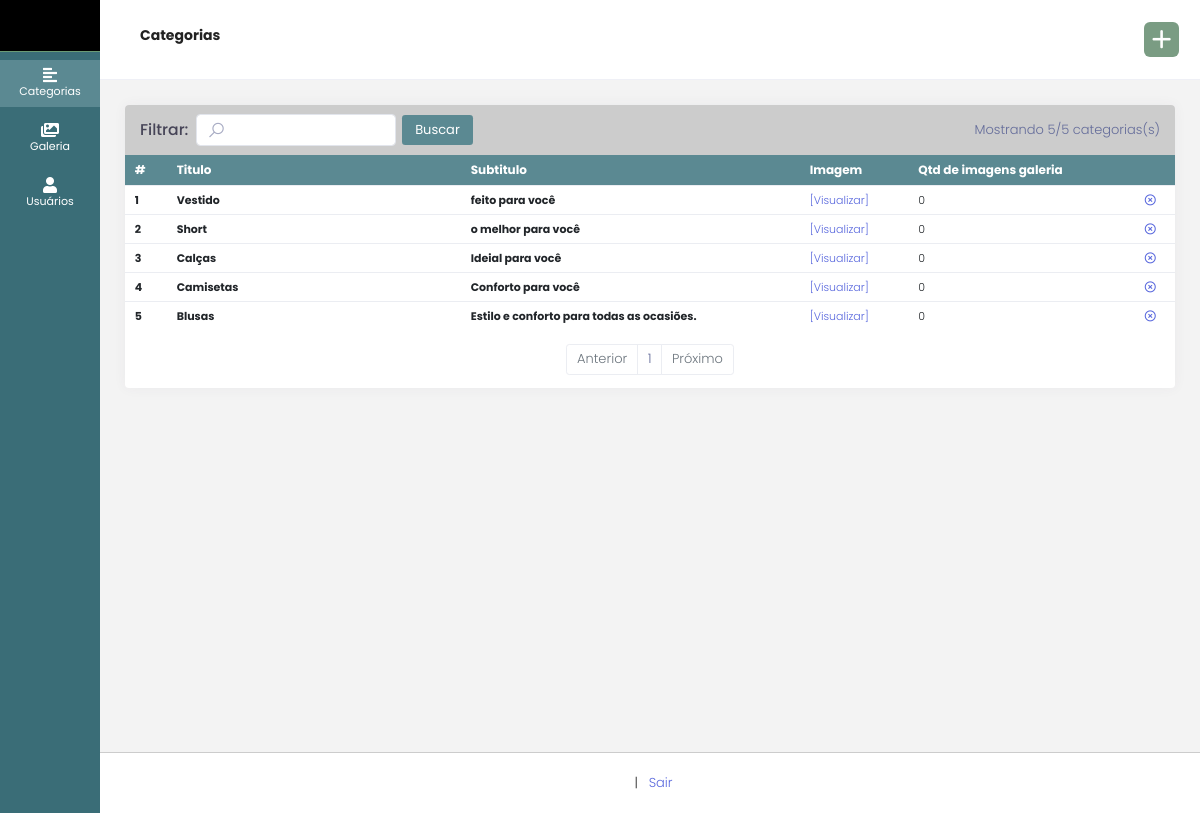
The app's page /sig/categorias (signed in) with its own data.
### tables this page shows
CREATE TABLE `categorias` (
  `id` int NOT NULL AUTO_INCREMENT,
  `imagem` varchar(255) DEFAULT NULL,
  `titulo` varchar(150) NOT NULL,
  `subtitulo` varchar(255) DEFAULT NULL,
  `url` varchar(255) DEFAULT NULL,
  `data` date DEFAULT NULL,
  PRIMARY KEY (`id`)
);

### sig/categorias-lista.php (the view, shortened to what this page needs)
<?php
    include_once("class.php");
    if(receberGET('pg')){
        $pg = receberGET('pg');
    }else if(receberPOST('pg')){
        $pg = receberPOST('pg');
    }else{
        $pg = 1;
    }
    $ordenacao = "categorias.id DESC";
    $where = "";
    $categorias1 = new Categorias();
    $total_categorias1 = $categorias1->contarCategorias();
    $qtd_por_pagina = 50;
    $num_paginas = ceil($total_categorias1/$qtd_por_pagina);
    $limit_pagina = ($pg*$qtd_por_pagina) - $qtd_por_pagina;
    $categorias = new Categorias();
    $oCategorias = $categorias->carregarCategorias($where, $ordenacao, "$limit_pagina, $qtd_por_pagina");
    if($oCategorias){
        $total_categorias = count($oCategorias);
    }
    else{
        $total_categorias = 0;
    }
    $bt_topo[0]['link'] = "categorias?add=1";
    $bt_topo[0]['link_target'] = "";
    $bt_topo[0]['link_title'] = "Adicionar novo Categorias";
    $bt_topo[0]['texto'] = "<span><i class='flaticon2-plus'></i></span>";
    include_once("header.php");
    include_once("menu.php");
    include_once("topo.php");
?>
    <div class="kt-grid__categorias kt-grid__categorias--fluid kt-grid kt-grid--hor">
        <div class="kt-content  kt-grid__categorias kt-grid__categorias--fluid" id="kt_content">
            <div class="row">
                <div class="col-xl-12">
                    <div class="kt-portlet kt-portlet--height-fluid kt-portlet--mobile ">
                        <form name="form_leads" id="form_leads" action="" method="post">
                            <div class="kt-portlet__head kt-portlet__head--lg kt-portlet__head--noborder kt-portlet__head--break-sm">
                                <div class="kt-portlet__head-label">
                                    <h3 class="kt-portlet__head-title">Filtrar:</h3>
                                    <div class="kt-input-icon kt-input-icon--left">
                                        <input type="text" name="busca" id="busca" value="<?=$busca?>" class="form-control" style="width:200px; margin-right:3px;">
                                        <span class="kt-input-icon__icon kt-input-icon__icon--left">
                                            <span><i class="la la-search"></i></span>
                                        </span>
                                    </div>
                                    <button type="submit" class="btn btn-brand">Buscar</button>
                                </div>
                                <div class="kt-portlet__head-label">
                                    Mostrando <?=$total_categorias?>/<?=$total_categorias1?> categorias(s)
                                </div>
                            </div>
                        </form>
                        <div class="kt-portlet__body kt-portlet__body--fit">
                            <table class="table">
                                <thead class="thead-dark">
                                  <tr>
                                    <th>#</th>
                                    <th style="width:28%;">Titulo</th>
                                    <th>Subtitulo</th>
                                    <th>Imagem</th>
                                    <th>Qtd de imagens galeria</th>
                                    <th style="width:40px">&nbsp;</th>
                                  </tr>
                                </thead>
                                <tbody>
                                  <?php
                                    if($oCategorias){
                                        $i=1;
                                        foreach ($oCategorias as $res){
                                            if($res->getImagem() == ""){
                                                $mostra_imagem = "[Sem imagem]";
                                            }else{
                                                $mostra_imagem = "<a href='".urlsite()."/categorias_imagens/".$res->getImagem()."' target='_blank' class='a_link'>[Visualizar]</a>";
                                            }
                                            $Galeria = new Galeria();
                                            $GaleriaQtd = $Galeria->contarGaleria(" AND galeria.id_categoria = '".$res->getID()."'");
                                            ?>
                                            <tr data-href="?id=<?=sha1($res->getID())?>" class="th_click">
                                                <th><?=$i?></th>
                                                <th><?=$res->getTitulo()?></th>
                                                <th><?=$res->getSubtitulo()?></th>
                                                <td><?=$mostra_imagem?></td>
                                                <td><?=$GaleriaQtd?></td>
                                                <td>
                                                    <a href="?del=<?=sha1($res->getID())?>" title="Deletar categorias" onClick="return question('Deseja realmente deletar esse categorias? \nEsta alteração não poderá ser desfeita');" class="a_link"><span><i class="flaticon2-close-cross"></i></span></a>
                                                </td>
                                            </tr>
                                            <?php
                                            $i++;
                                       }
                                    }else{
                                        echo "<tr><td colspan='100' style='text-align:center;'>N&atilde;o h&aacute; dados para exibir</td></tr>";
                                    }
                                  ?>
                                </tbody>
                            </table>
                            <?php
                                if($oCategorias){
                                    $Paginacao = new Paginacao($keywords, $pg, $num_paginas);
                                    echo $Paginacao->carregarPaginacao();
                                }
                            ?>
                        </div>
                    </div>
                </div>
            </div>
        </div>
    </div>
<?php
    include("rodape.php");
?>

### records on screen
categorias: titulo "Vestido", subtitulo "feito para você", GaleriaQtd "0"
categorias: titulo "Short", subtitulo "o melhor para você", GaleriaQtd "0"
categorias: titulo "Calças", subtitulo "Ideial para você", GaleriaQtd "0"
categorias: titulo "Camisetas", subtitulo "Conforto para você", GaleriaQtd "0"
categorias: titulo "Blusas", subtitulo "Estilo e conforto para todas as ocasiões.", GaleriaQtd "0"

### other values on screen
$usuarios_nome "Usuários"
$titulo_pg "Categorias"
$total_categorias "5"
$total_categorias1 "5"
